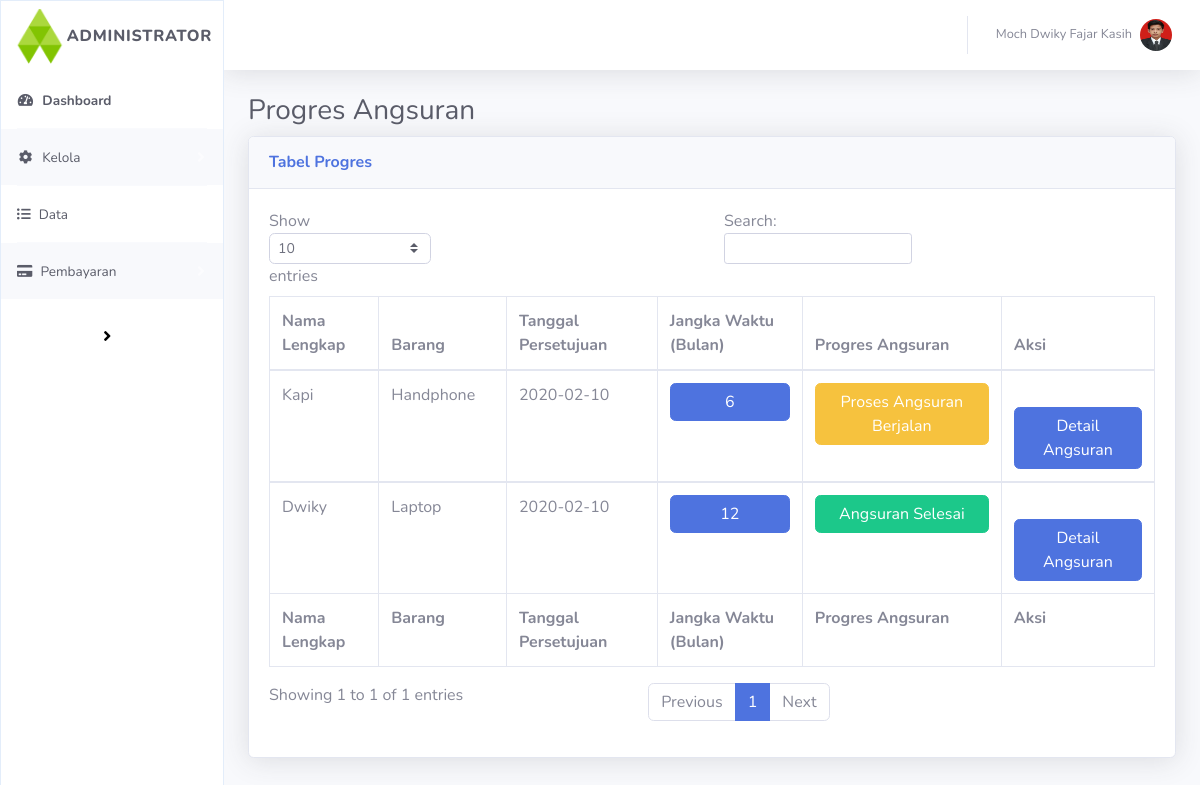
Page /index.php/kelola/progres_pembayaran on the committed database.
### tables this page shows
CREATE TABLE `angsuran` (
  `id_angsuran` int(11) NOT NULL,
  `id_pelanggan` int(11) NOT NULL,
  `status` enum('0','1','2') NOT NULL DEFAULT '0' COMMENT '0=hutang, 1=lunas, 2= komfirmasi',
  `angsuran_ke` int(11) NOT NULL,
  `tgl_pembayaran` date NOT NULL,
  `file_bukti` varchar(255) NOT NULL,
  `keterangan` text NOT NULL,
  `nominal` bigint(20) NOT NULL
);

CREATE TABLE `pengajuan` (
  `id_pelanggan` int(11) NOT NULL,
  `status` tinyint(4) NOT NULL DEFAULT 0,
  `nama` varchar(128) NOT NULL,
  `barang` varchar(150) NOT NULL,
  `tgl_persetujuan` date NOT NULL,
  `hp` int(15) NOT NULL,
  `email` varchar(50) NOT NULL,
  `tgl_lahir` date NOT NULL,
  `whatsapp` int(20) NOT NULL,
  `harga` bigint(20) NOT NULL,
  `deskripsi` text NOT NULL,
  `link` varchar(255) NOT NULL,
  `jumlah_barang` int(100) NOT NULL,
  `dp` bigint(20) NOT NULL,
  `angsuran` bigint(20) NOT NULL,
  `margin` bigint(20) NOT NULL,
  `jangka_waktu` int(11) NOT NULL,
  `catatan_penjual` text NOT NULL,
  `kode_voucher` varchar(100) NOT NULL,
  `nilai_voucher` varchar(100) NOT NULL,
  `catatan_admin` text NOT NULL,
  `asp` varchar(255) NOT NULL DEFAULT '0',
  `status_trx` tinyint(4) NOT NULL,
  `akad` varchar(255) NOT NULL DEFAULT '0',
  `tgl_sekarang` date NOT NULL,
  `tgl_awal` date NOT NULL,
  `tgl_akhir` date NOT NULL,
  `catatan_akad` text NOT NULL,
  `tgl_akad` date NOT NULL,
  `file_akad` varchar(255) NOT NULL DEFAULT '0',
  `alamat` varchar(255) NOT NULL,
  `universitas` varchar(255) NOT NULL
);

### application/controllers/Kelola.php (called while the page is built, shortened)
<?php
class Kelola extends CI_Controller
{
    public function __construct()
    {
        $this->load->model("m_data");
        $this->load->library('form_validation');
    }
    public function progres_pembayaran()
    {
        $data["progres"] = $this->m_data->tampil_uang();
        $this->load->view('templates/v_header');
        $this->load->view('templates/v_sidebar');
        $this->load->view('templates/v_navbar');
        $this->load->view('pembayaran/v_progres', $data);
    }
}

### index.php (called while the page is built, shortened)
<?php
require_once BASEPATH.'core/CodeIgniter.php';

### application/models/m_data.php (called while the page is built, shortened)
<?php defined('BASEPATH') OR exit('No direct script access allowed');
class M_data extends CI_Model
{
    function tampil_uang()
    {
        $this->db->order_by("id_angsuran", "desc");
        $this->db->select('angsuran.*, pengajuan.id_pelanggan AS id_pelanggan, pengajuan.nama, pengajuan.barang, pengajuan.tgl_persetujuan, pengajuan.jangka_waktu');
        $this->db->join('pengajuan', 'angsuran.id_pelanggan = pengajuan.id_pelanggan');
        $query = $this->db->get_where('angsuran', ['angsuran_ke' => 0]);
        return $query->result_array();
    }
}

### application/views/pembayaran/v_progres.php (the view, shortened to what this page needs)
         <?php
          $link = mysqli_connect("localhost", "root", "", "angsur");
?>
        <div class="container-fluid">
          <h1 class="h3 mb-2 text-gray-800">Progres Angsuran</h1>
          <div class="card shadow mb-4">
            <div class="card-header py-3">
              <h6 class="m-0 font-weight-bold text-primary">Tabel Progres</h6>
            </div>
            <div class="card-body">
              <div class="table-responsive">
                <table class="table table-bordered" id="dataTable" width="100%" cellspacing="0">
                  <thead>
                    <tr>
                      <th>Nama Lengkap</th>
                      <th>Barang</th>
                      <th>Tanggal Persetujuan</th>
                      <th>Jangka Waktu (Bulan)</th>
                      <th>Progres Angsuran</th>
                      <th>Aksi</th>
                    </tr>
                  </thead>
                  <tfoot>
                    <tr>
                      <th>Nama Lengkap</th>
                      <th>Barang</th>
                      <th>Tanggal Persetujuan</th>
                      <th>Jangka Waktu (Bulan)</th>
                      <th>Progres Angsuran</th>
                      <th>Aksi</th>
                    </tr>
                  </tfoot>
                  <?php foreach($progres as $p): ?>
                    <?php $id = $p['id_pelanggan']; ?>
                    <?php
                      $sql = "SELECT * FROM angsuran WHERE status = '2' AND id_pelanggan = $id";
                      $query = mysqli_query($link, $sql);
                      $data = array();
                      while(($row = mysqli_fetch_array($query)) != null){
                          $data[] = $row;
                      }
                      $count = count($data);
                      $gaps = 1;
                      $lunas = $count - $gaps;
                    ?>
                  <tbody>
                    <tr>
                      <td><?= $p['nama'];?></td>
                      <td><?= $p['barang'];?></td>
                      <td><?= $p['tgl_persetujuan'];?></td>
                      <td><button class="btn btn-primary btn-block"><?= $p['jangka_waktu'];?></button></td>
                      <td>
                        <?php
                        $jangka = $p['jangka_waktu'];
                        if($lunas < 1 && $lunas >= 0){
                          echo "<button class='btn btn-warning btn-block'>Pembayaran DP</button>";
                        }elseif($lunas >= 1 && $lunas < $jangka){
                          echo "<button class='btn btn-warning btn-block'>Proses Angsuran Berjalan</button>";
                        }elseif($lunas == $jangka){
                          echo "<button class='btn btn-success btn-block'>Angsuran Selesai</button>";
                        }else{
                          echo "<button class='btn btn-danger btn-block'>Belum Membayar DP</button>";;
                        }
                        ?>
                      </td>
                      <td>
                        <form method='post' action='<?= base_url('kelola/detail_angsuran');?>'>
                          <button type='submit' class='btn btn-primary'>Detail Angsuran</button>
                        </form>
                      </td>
                    </tr>
                  </tbody>
                <?php endforeach;?>
                </table>
              </div>
            </div>
          </div>
        </div>
      </div>
    </div>
  </div>

### rows in the picture
angsuran: id_pelanggan.nama "Kapi", id_pelanggan.barang "Handphone", id_pelanggan.tgl_persetujuan "2020-02-10", id_pelanggan.jangka_waktu "6", shows "Proses Angsuran Berjalan"
angsuran: id_pelanggan.nama "Dwiky", id_pelanggan.barang "Laptop", id_pelanggan.tgl_persetujuan "2020-02-10", id_pelanggan.jangka_waktu "12", shows "Angsuran Selesai"
